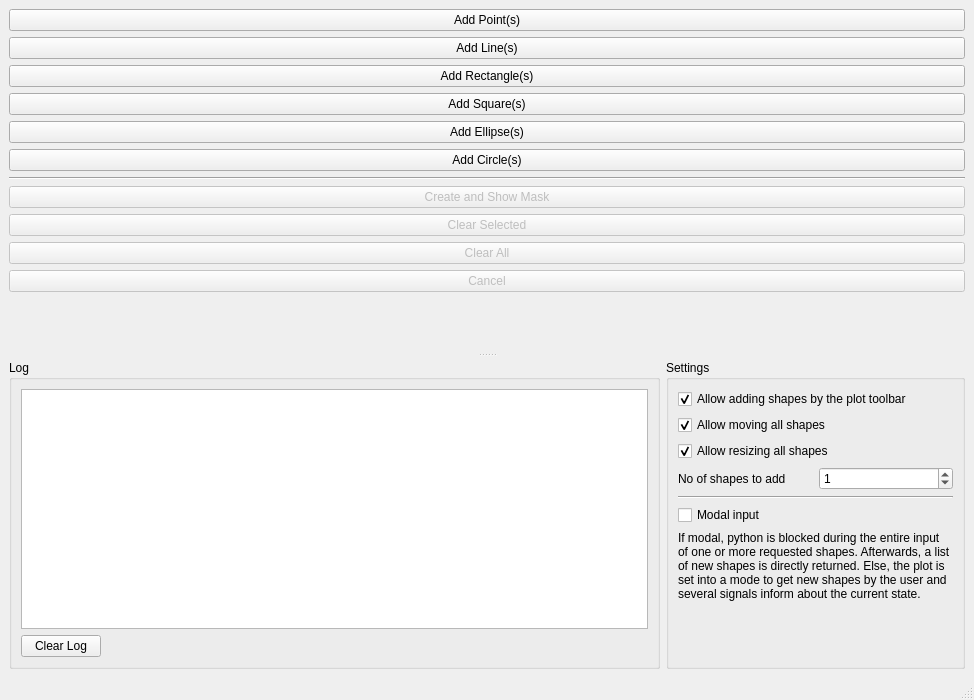
<?xml version="1.0" encoding="UTF-8"?>
<ui version="4.0">
 <class>MainWindow</class>
 <widget class="QMainWindow" name="MainWindow">
  <property name="geometry">
   <rect>
    <x>0</x>
    <y>0</y>
    <width>974</width>
    <height>700</height>
   </rect>
  </property>
  <property name="windowTitle">
   <string>Shape Demo</string>
  </property>
  <widget class="QWidget" name="centralwidget">
   <layout class="QHBoxLayout" name="horizontalLayout_5">
    <item>
     <widget class="QSplitter" name="splitter">
      <property name="orientation">
       <enum>Qt::Vertical</enum>
      </property>
      <property name="handleWidth">
       <number>10</number>
      </property>
      <widget class="QWidget" name="layoutWidget">
       <layout class="QHBoxLayout" name="horizontalLayout_4">
        <item>
         <widget class="Itom2dQwtPlot" name="plot">
          <property name="keepAspectRatio">
           <bool>true</bool>
          </property>
         </widget>
        </item>
        <item>
         <layout class="QVBoxLayout" name="verticalLayout_3">
          <item>
           <widget class="QPushButton" name="btnAddPoint">
            <property name="text">
             <string>Add Point(s)</string>
            </property>
           </widget>
          </item>
          <item>
           <widget class="QPushButton" name="btnAddLine">
            <property name="text">
             <string>Add Line(s)</string>
            </property>
           </widget>
          </item>
          <item>
           <widget class="QPushButton" name="btnAddRect">
            <property name="text">
             <string>Add Rectangle(s)</string>
            </property>
           </widget>
          </item>
          <item>
           <widget class="QPushButton" name="btnAddSquare">
            <property name="text">
             <string>Add Square(s)</string>
            </property>
           </widget>
          </item>
          <item>
           <widget class="QPushButton" name="btnAddEllipse">
            <property name="text">
             <string>Add Ellipse(s)</string>
            </property>
           </widget>
          </item>
          <item>
           <widget class="QPushButton" name="btnAddCircle">
            <property name="text">
             <string>Add Circle(s)</string>
            </property>
           </widget>
          </item>
          <item>
           <widget class="Line" name="line">
            <property name="orientation">
             <enum>Qt::Horizontal</enum>
            </property>
           </widget>
          </item>
          <item>
           <widget class="QPushButton" name="btnCreateAndShowMask">
            <property name="enabled">
             <bool>false</bool>
            </property>
            <property name="text">
             <string>Create and Show Mask</string>
            </property>
           </widget>
          </item>
          <item>
           <widget class="QPushButton" name="btnClearSelected">
            <property name="enabled">
             <bool>false</bool>
            </property>
            <property name="text">
             <string>Clear Selected</string>
            </property>
           </widget>
          </item>
          <item>
           <widget class="QPushButton" name="btnClearAll">
            <property name="enabled">
             <bool>false</bool>
            </property>
            <property name="text">
             <string>Clear All</string>
            </property>
           </widget>
          </item>
          <item>
           <widget class="QPushButton" name="btnCancel">
            <property name="enabled">
             <bool>false</bool>
            </property>
            <property name="text">
             <string>Cancel</string>
            </property>
           </widget>
          </item>
          <item>
           <spacer name="verticalSpacer_2">
            <property name="orientation">
             <enum>Qt::Vertical</enum>
            </property>
            <property name="sizeHint" stdset="0">
             <size>
              <width>20</width>
              <height>40</height>
             </size>
            </property>
           </spacer>
          </item>
         </layout>
        </item>
       </layout>
      </widget>
      <widget class="QWidget" name="layoutWidget">
       <layout class="QHBoxLayout" name="horizontalLayout_2">
        <item>
         <widget class="QGroupBox" name="groupBox">
          <property name="title">
           <string>Log</string>
          </property>
          <layout class="QVBoxLayout" name="verticalLayout">
           <item>
            <widget class="QListWidget" name="listLog"/>
           </item>
           <item>
            <layout class="QHBoxLayout" name="horizontalLayout">
             <item>
              <widget class="QPushButton" name="btnClearLog">
               <property name="text">
                <string>Clear Log</string>
               </property>
              </widget>
             </item>
             <item>
              <spacer name="horizontalSpacer">
               <property name="orientation">
                <enum>Qt::Horizontal</enum>
               </property>
               <property name="sizeHint" stdset="0">
                <size>
                 <width>40</width>
                 <height>20</height>
                </size>
               </property>
              </spacer>
             </item>
            </layout>
           </item>
          </layout>
         </widget>
        </item>
        <item>
         <widget class="QGroupBox" name="groupBox_2">
          <property name="title">
           <string>Settings</string>
          </property>
          <layout class="QVBoxLayout" name="verticalLayout_2">
           <item>
            <widget class="QCheckBox" name="checkAllowToolbar">
             <property name="text">
              <string>Allow adding shapes by the plot toolbar</string>
             </property>
             <property name="checked">
              <bool>true</bool>
             </property>
            </widget>
           </item>
           <item>
            <widget class="QCheckBox" name="checkAllowMove">
             <property name="text">
              <string>Allow moving all shapes</string>
             </property>
             <property name="checked">
              <bool>true</bool>
             </property>
            </widget>
           </item>
           <item>
            <widget class="QCheckBox" name="checkAllowResize">
             <property name="text">
              <string>Allow resizing all shapes</string>
             </property>
             <property name="checked">
              <bool>true</bool>
             </property>
            </widget>
           </item>
           <item>
            <layout class="QHBoxLayout" name="horizontalLayout_3">
             <item>
              <widget class="QLabel" name="label">
               <property name="text">
                <string>No of shapes to add</string>
               </property>
              </widget>
             </item>
             <item>
              <widget class="QSpinBox" name="spinNoToAdd">
               <property name="toolTip">
                <string/>
               </property>
               <property name="value">
                <number>1</number>
               </property>
              </widget>
             </item>
            </layout>
           </item>
           <item>
            <widget class="Line" name="line_2">
             <property name="orientation">
              <enum>Qt::Horizontal</enum>
             </property>
            </widget>
           </item>
           <item>
            <widget class="QCheckBox" name="checkModalInput">
             <property name="text">
              <string>Modal input</string>
             </property>
            </widget>
           </item>
           <item>
            <widget class="QLabel" name="label_2">
             <property name="text">
              <string>If modal, python is blocked during the entire input of one or more requested shapes. Afterwards, a list of new shapes is directly returned. Else, the plot is set into a mode to get new shapes by the user and  several signals inform about the current state.</string>
             </property>
             <property name="wordWrap">
              <bool>true</bool>
             </property>
            </widget>
           </item>
           <item>
            <spacer name="verticalSpacer">
             <property name="orientation">
              <enum>Qt::Vertical</enum>
             </property>
             <property name="sizeHint" stdset="0">
              <size>
               <width>20</width>
               <height>40</height>
              </size>
             </property>
            </spacer>
           </item>
          </layout>
         </widget>
        </item>
       </layout>
      </widget>
     </widget>
    </item>
   </layout>
  </widget>
  <widget class="QMenuBar" name="menubar">
   <property name="geometry">
    <rect>
     <x>0</x>
     <y>0</y>
     <width>974</width>
     <height>21</height>
    </rect>
   </property>
  </widget>
  <widget class="QStatusBar" name="statusbar"/>
 </widget>
 <customwidgets>
  <customwidget>
   <class>Itom2dQwtPlot</class>
   <extends>QMainWindow</extends>
   <header>itom2dqwtplot.h</header>
  </customwidget>
 </customwidgets>
 <resources/>
 <connections/>
</ui>
